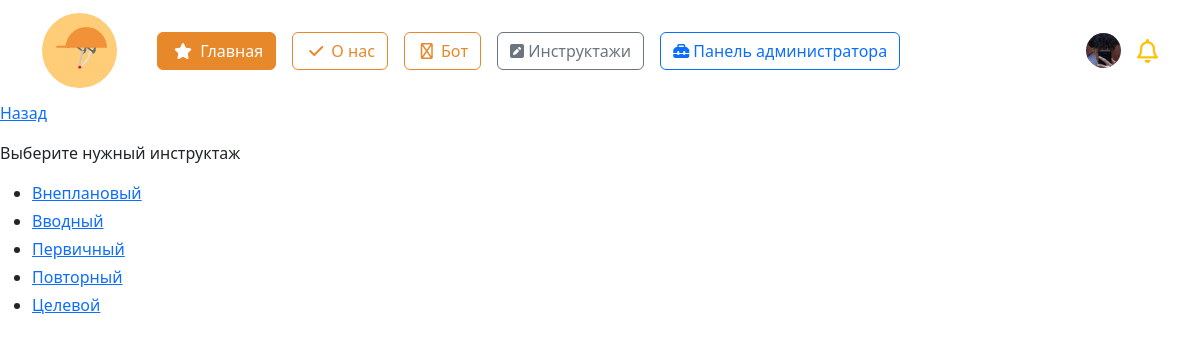
/account/themes_inst/ (signed in), run on the app's committed database.
### initru/models.py (models this page shows, shortened)
class CustomUser(AbstractUser):  # custom user for Users with django
    gen = (
        ('m', 'Мужской'),
        ('j', 'Женский')
    )
    patronymic = models.CharField(
        'Отчество',
        max_length=250,
    )
    gender = models.CharField(
        'Пол', choices=gen,
        max_length=3, null=True,
    )
    birthday_date = models.DateField(
        'Дата рождения', null=True,
    )
    region  = models.ForeignKey(
        Region, on_delete=models.CASCADE,
        null=True, verbose_name='Регион',
    )
    city  = ChainedForeignKey(
        City,
        chained_field='region',
        chained_model_field="region",
        show_all=False,
        auto_choose=True,
        null=True,
        sort=True)
    street  = models.ForeignKey(
        Street, on_delete=models.CASCADE,
        null=True, verbose_name='Улица',
    )
    house = models.IntegerField(
        "Номер дома", null=True,
    )
    flat = models.IntegerField(
        'Этаж', null=True,
    )
    avatar = models.ImageField(
        upload_to='images/users/',
        null=True,
        blank=True,
    )
    phone_number = models.TextField(
        'Номер телефона', max_length=15,unique=True,
        blank=False, null=True,
    )
    type_user  = models.ForeignKey(
        typeuser, on_delete=models.CASCADE,
        verbose_name='Тип пользователя', null=True,
    )
    groupStud  = models.ForeignKey(
        Groups, on_delete=models.CASCADE,
        verbose_name='Группа', null=True,
        blank=True
    )
    role  = models.ForeignKey(
        role, on_delete=models.CASCADE,
        null=True, verbose_name='Роль',
    )
    date_end = models.DateField(
        'Дата завершения зачисления',
        null=True,
    )

class inst(models.Model):
    name_instruction = models.CharField(
        'Название инструктажа',
        max_length=64
    )
    date_period = models.IntegerField(
        'Период инструктажа'
    )
    class Meta:
        verbose_name = 'Инструктаж'
        verbose_name_plural = 'Инструктажи'

### initru/views.py (the view)
# urls.py: path('account/themes_inst/', getThemesTestListPage, name = "user_themes"),
@login_required(login_url='account/login/') # обязательная авторизация
def getThemesTestListPage(request):
    template_path = "user_tests/user_themes_tests_list.html"
    themesInstructions = inst.objects.all()
    values = {
        'themes':themesInstructions,
    }
    return render(request, template_path, values)

### initru/templates/user_tests/user_themes_tests_list.html (shortened to what this page needs)
{% extends "../base.html" %}
{% block content %}
{% include 'blocks/rotate.html' %}
<div class="users_themes mt-3">
    <p class="users_themes-title">
        Выберите нужный инструктаж
    </p>
    <div class="users_themes-box mt-3">
        <ul class = "uesrs_themes-box_ul">
            {% for item in themes %}
                <li class="users_themes-box_list mt-1"><a href="{% url 'user_themes_tests' item.id %}" class="users_themes-box_list-link">{{ item.name_instruction }}</a></li>
            {% endfor %}
        </ul>
    </div>
</div>
{% endblock %}

### initru/templates/base.html (shortened to what this page needs)
<!DOCTYPE html>
{% load static %}
<html lang="ru">
<head>
	<link rel="stylesheet" href="{% static 'css/bootstrap.min.css' %}">
	<link rel="stylesheet" href="{% static 'css/style.css' %}">
	<link href="{% static 'fontawesomefree/css/fontawesome.css' %}" rel="stylesheet" type="text/css">
	<link href="{% static 'fontawesomefree/css/brands.css' %}" rel="stylesheet" type="text/css">
	<link href="{% static 'fontawesomefree/css/solid.css' %}" rel="stylesheet" type="text/css">
</head>
<header>
	<nav class="navbar">
		<div class="container">
			<div class='d-flex align-items-center'>
				<a href="{% url 'main' %}" class="navbar-brand">
					<img src="{% static 'images/logo.svg' %}" alt="logo" height="75">
				</a>
				<div class="d-flex mx-3 flex-wrap">
					<a class='btn btn-orange mx-2' href="{% url 'main' %}">
						<i class="fa-solid fa-star mx-1"></i>
						Главная
					</a>
					<a class='btn btn-outline-orange mx-2' href="">
						<i class="fa-solid fa-check mx-1"></i>
						О нас
					</a>
					<a class='btn btn-outline-orange mx-2' href="">
						<i class="fa-regular fa-robot mx-1"></i>
						Бот
					</a>
					{% if user.is_authenticated %}
					<a class='btn btn-outline-secondary mx-2' href="">
						<i class="fa-solid fa-square-pen"></i>
						Инструктажи
					</a>
						{% if user.is_superuser %}
							<a class='btn btn-outline-primary mx-2' href="{% url 'admin:index' %}">
								<i class="fa-solid fa-toolbox"></i>
								Панель администратора
							</a>
						{% endif %}
					{% endif %}
				</div>
			</div>
			<div class='navbar d-flex justify-content-center'>
				{% if user.is_authenticated %}
				<div class="dropdown text-end d-flex mx-2">
					<a class="d-block link-dark text-decoration-none d-flex align-items-center" id="dropdownUser1" data-bs-toggle="dropdown" aria-expanded="false">
						<div class = 'rounded-circle mx-2' style = '
						width: 35px;
						height: 35px;
						background-position: center;
						background-repeat: no-repeat;
						background-size: cover;
						background-clip: unset;
						background-image: url("{{ request.user.avatar.url }}");
						'></div>
					</a>
				</div>
				<i class="fa-regular fa-bell fs-4 text-warning"></i>
				{% else %}
				<div class="dropdown text-end">
					<a href="{% url 'login' %}" class="d-block link-dark text-decoration-none">
						<img src="{% static 'images/startPage/user/user.svg' %}" alt="user">
					</a>
				</div>
				{% endif %}
			</div>
		</div>
	</nav>
</header>
<body class = 'd-flex flex-column justify-content-between'>
	<main>
		{% block content %}
		{% endblock content %}
	</main>
</body>
</html>

### data on the page
CustomUser: user.avatar (picture)
inst: name_instruction "Внеплановый"
inst: name_instruction "Вводный"
inst: name_instruction "Первичный"
inst: name_instruction "Повторный"
inst: name_instruction "Целевой"
